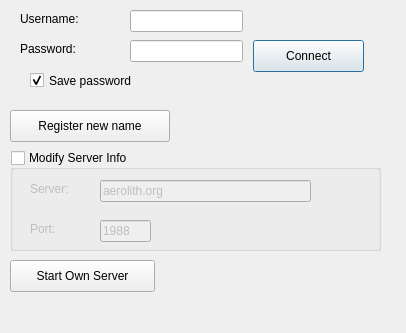
<ui version="4.0" >
 <class>loginForm</class>
 <widget class="QDialog" name="loginForm" >
  <property name="geometry" >
   <rect>
    <x>0</x>
    <y>0</y>
    <width>406</width>
    <height>333</height>
   </rect>
  </property>
  <property name="windowTitle" >
   <string>Aerolith Login</string>
  </property>
  <widget class="QStackedWidget" name="stackedWidget" >
   <property name="geometry" >
    <rect>
     <x>0</x>
     <y>0</y>
     <width>382</width>
     <height>300</height>
    </rect>
   </property>
   <property name="minimumSize" >
    <size>
     <width>382</width>
     <height>300</height>
    </size>
   </property>
   <property name="maximumSize" >
    <size>
     <width>382</width>
     <height>300</height>
    </size>
   </property>
   <property name="currentIndex" >
    <number>0</number>
   </property>
   <widget class="QWidget" name="page" >
    <widget class="QLabel" name="label" >
     <property name="geometry" >
      <rect>
       <x>20</x>
       <y>10</y>
       <width>81</width>
       <height>17</height>
      </rect>
     </property>
     <property name="text" >
      <string>Username:</string>
     </property>
    </widget>
    <widget class="QLabel" name="label_2" >
     <property name="geometry" >
      <rect>
       <x>20</x>
       <y>40</y>
       <width>81</width>
       <height>17</height>
      </rect>
     </property>
     <property name="text" >
      <string>Password:</string>
     </property>
    </widget>
    <widget class="QLineEdit" name="passwordLE" >
     <property name="geometry" >
      <rect>
       <x>130</x>
       <y>40</y>
       <width>113</width>
       <height>22</height>
      </rect>
     </property>
     <property name="maxLength" >
      <number>16</number>
     </property>
     <property name="echoMode" >
      <enum>QLineEdit::Password</enum>
     </property>
    </widget>
    <widget class="QGroupBox" name="groupBox" >
     <property name="geometry" >
      <rect>
       <x>10</x>
       <y>150</y>
       <width>371</width>
       <height>101</height>
      </rect>
     </property>
     <property name="title" >
      <string>Modify Server Info</string>
     </property>
     <property name="checkable" >
      <bool>true</bool>
     </property>
     <property name="checked" >
      <bool>false</bool>
     </property>
     <widget class="QLabel" name="label_3" >
      <property name="geometry" >
       <rect>
        <x>20</x>
        <y>30</y>
        <width>61</width>
        <height>17</height>
       </rect>
      </property>
      <property name="text" >
       <string>Server:</string>
      </property>
     </widget>
     <widget class="QLabel" name="label_4" >
      <property name="geometry" >
       <rect>
        <x>20</x>
        <y>70</y>
        <width>61</width>
        <height>17</height>
       </rect>
      </property>
      <property name="text" >
       <string>Port:</string>
      </property>
     </widget>
     <widget class="QLineEdit" name="serverLE" >
      <property name="geometry" >
       <rect>
        <x>90</x>
        <y>30</y>
        <width>211</width>
        <height>22</height>
       </rect>
      </property>
      <property name="text" >
       <string>aerolith.org</string>
      </property>
     </widget>
     <widget class="QLineEdit" name="portLE" >
      <property name="geometry" >
       <rect>
        <x>90</x>
        <y>70</y>
        <width>51</width>
        <height>22</height>
       </rect>
      </property>
      <property name="text" >
       <string>1988</string>
      </property>
      <property name="maxLength" >
       <number>5</number>
      </property>
     </widget>
    </widget>
    <widget class="QPushButton" name="loginPushButton" >
     <property name="geometry" >
      <rect>
       <x>253</x>
       <y>40</y>
       <width>111</width>
       <height>32</height>
      </rect>
     </property>
     <property name="text" >
      <string>Connect</string>
     </property>
    </widget>
    <widget class="QLineEdit" name="usernameLE" >
     <property name="geometry" >
      <rect>
       <x>130</x>
       <y>10</y>
       <width>113</width>
       <height>22</height>
      </rect>
     </property>
     <property name="maxLength" >
      <number>16</number>
     </property>
    </widget>
    <widget class="QPushButton" name="registerPushButton" >
     <property name="geometry" >
      <rect>
       <x>10</x>
       <y>110</y>
       <width>160</width>
       <height>32</height>
      </rect>
     </property>
     <property name="text" >
      <string>Register new name</string>
     </property>
    </widget>
    <widget class="QCheckBox" name="checkBoxSavePassword" >
     <property name="geometry" >
      <rect>
       <x>30</x>
       <y>70</y>
       <width>121</width>
       <height>21</height>
      </rect>
     </property>
     <property name="text" >
      <string>Save password</string>
     </property>
     <property name="checked" >
      <bool>true</bool>
     </property>
    </widget>
    <widget class="QPushButton" name="pushButtonStartOwnServer" >
     <property name="geometry" >
      <rect>
       <x>10</x>
       <y>260</y>
       <width>145</width>
       <height>32</height>
      </rect>
     </property>
     <property name="text" >
      <string>Start Own Server</string>
     </property>
    </widget>
   </widget>
   <widget class="QWidget" name="page_2" >
    <widget class="QLabel" name="label_5" >
     <property name="geometry" >
      <rect>
       <x>20</x>
       <y>40</y>
       <width>118</width>
       <height>17</height>
      </rect>
     </property>
     <property name="text" >
      <string>Desired Username:</string>
     </property>
    </widget>
    <widget class="QLabel" name="label_6" >
     <property name="geometry" >
      <rect>
       <x>60</x>
       <y>70</y>
       <width>71</width>
       <height>16</height>
      </rect>
     </property>
     <property name="text" >
      <string>Password:</string>
     </property>
    </widget>
    <widget class="QLabel" name="label_7" >
     <property name="geometry" >
      <rect>
       <x>20</x>
       <y>100</y>
       <width>121</width>
       <height>16</height>
      </rect>
     </property>
     <property name="text" >
      <string>Reenter password:</string>
     </property>
    </widget>
    <widget class="QLineEdit" name="desiredUsernameLE" >
     <property name="geometry" >
      <rect>
       <x>150</x>
       <y>40</y>
       <width>151</width>
       <height>20</height>
      </rect>
     </property>
     <property name="maxLength" >
      <number>16</number>
     </property>
    </widget>
    <widget class="QLineEdit" name="desiredSecondPasswordLE" >
     <property name="geometry" >
      <rect>
       <x>150</x>
       <y>100</y>
       <width>151</width>
       <height>20</height>
      </rect>
     </property>
     <property name="maxLength" >
      <number>16</number>
     </property>
     <property name="echoMode" >
      <enum>QLineEdit::Password</enum>
     </property>
    </widget>
    <widget class="QLineEdit" name="desiredFirstPasswordLE" >
     <property name="geometry" >
      <rect>
       <x>150</x>
       <y>70</y>
       <width>151</width>
       <height>20</height>
      </rect>
     </property>
     <property name="maxLength" >
      <number>16</number>
     </property>
     <property name="echoMode" >
      <enum>QLineEdit::Password</enum>
     </property>
    </widget>
    <widget class="QPushButton" name="submitRegPushButton" >
     <property name="geometry" >
      <rect>
       <x>210</x>
       <y>160</y>
       <width>109</width>
       <height>32</height>
      </rect>
     </property>
     <property name="text" >
      <string>Register</string>
     </property>
    </widget>
    <widget class="QPushButton" name="cancelRegPushButton" >
     <property name="geometry" >
      <rect>
       <x>210</x>
       <y>200</y>
       <width>109</width>
       <height>32</height>
      </rect>
     </property>
     <property name="text" >
      <string>Login Screen</string>
     </property>
    </widget>
   </widget>
  </widget>
  <widget class="QLabel" name="connectStatusLabel" >
   <property name="geometry" >
    <rect>
     <x>10</x>
     <y>300</y>
     <width>361</width>
     <height>21</height>
    </rect>
   </property>
   <property name="text" >
    <string/>
   </property>
  </widget>
 </widget>
 <tabstops>
  <tabstop>usernameLE</tabstop>
  <tabstop>passwordLE</tabstop>
  <tabstop>checkBoxSavePassword</tabstop>
  <tabstop>loginPushButton</tabstop>
  <tabstop>groupBox</tabstop>
  <tabstop>serverLE</tabstop>
  <tabstop>portLE</tabstop>
  <tabstop>registerPushButton</tabstop>
  <tabstop>desiredUsernameLE</tabstop>
  <tabstop>desiredFirstPasswordLE</tabstop>
  <tabstop>desiredSecondPasswordLE</tabstop>
  <tabstop>submitRegPushButton</tabstop>
  <tabstop>cancelRegPushButton</tabstop>
 </tabstops>
 <resources/>
 <connections/>
</ui>
